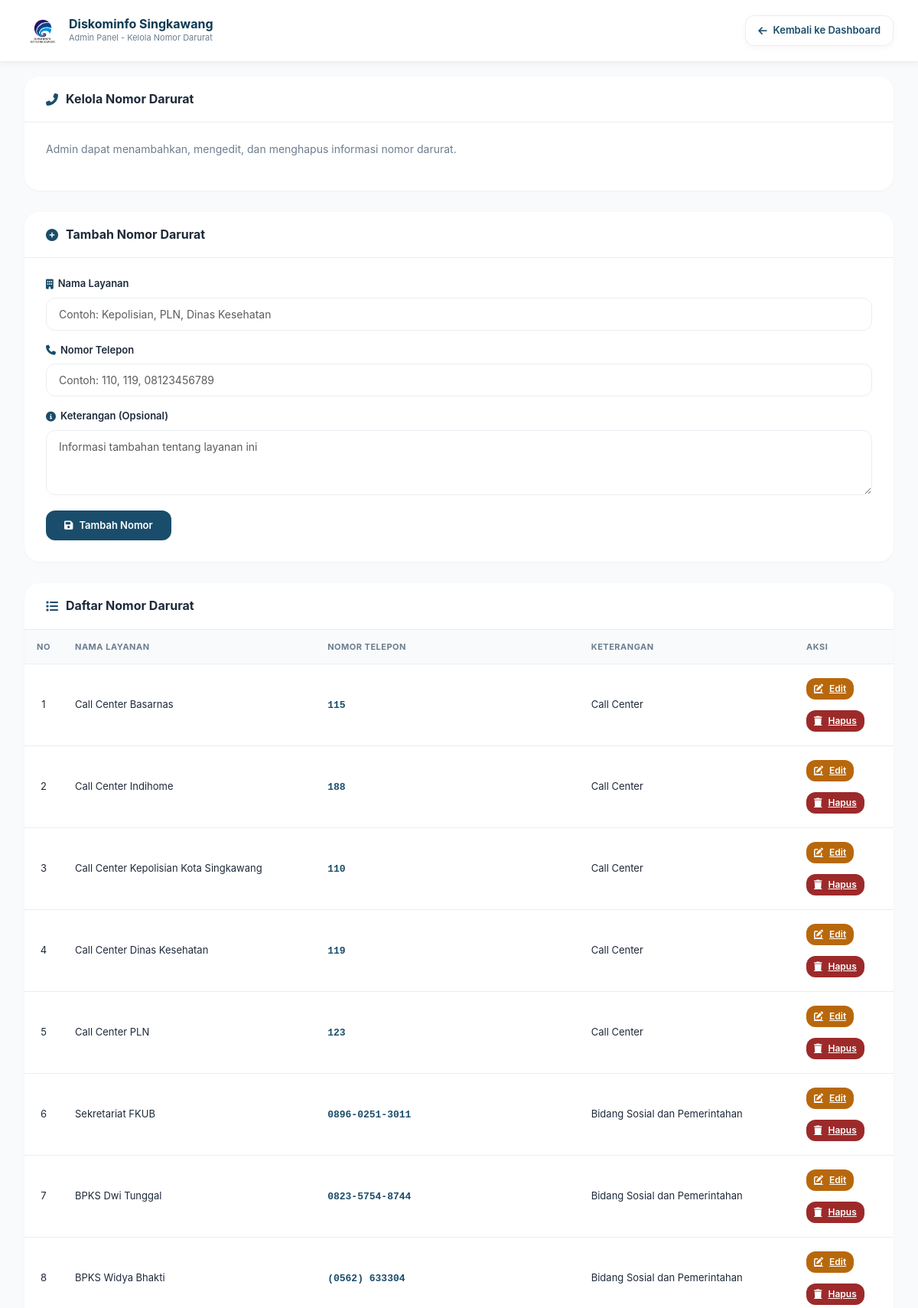
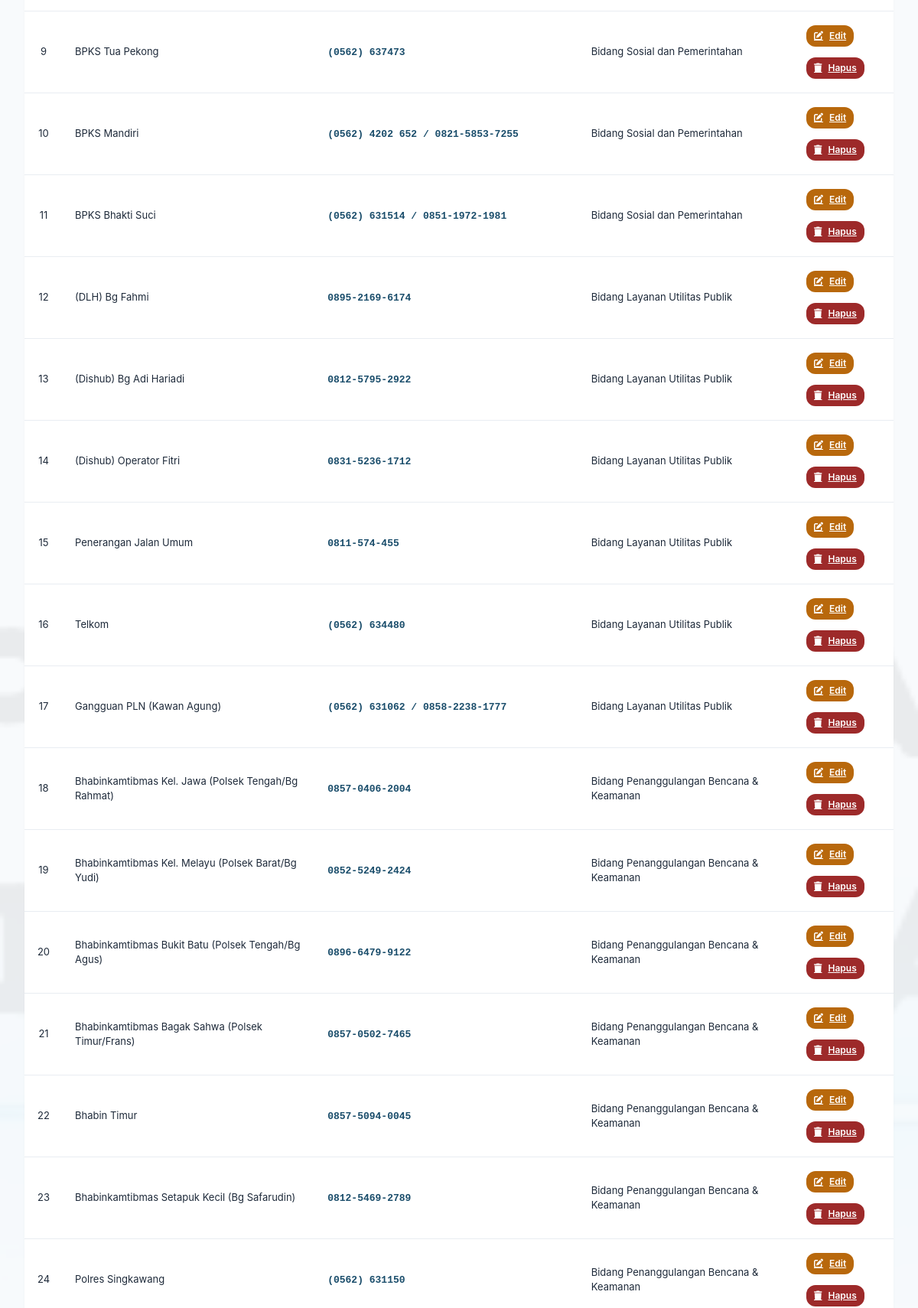
/nomor_darurat.php (signed in, upper part), run on the app's committed database (2 pictures, top to bottom).
### tables this page shows
CREATE TABLE `nomor_darurat` (
  `id` int NOT NULL,
  `nama_layanan` varchar(100) NOT NULL,
  `nomor_telepon` varchar(255) NOT NULL,
  `keterangan` text,
  `created_at` timestamp NULL DEFAULT CURRENT_TIMESTAMP
);

### nomor_darurat.php (the view, shortened to what this page needs)
<?php
include "../config.php";
$editData = null;
$data = mysqli_query($conn,"SELECT * FROM nomor_darurat ORDER BY id DESC");
?>
<!DOCTYPE html>
<html lang="id">
<head>
    <link href="https://cdn.jsdelivr.net/npm/bootstrap@5.3.2/dist/css/bootstrap.min.css" rel="stylesheet">
    <link rel="stylesheet" href="https://cdnjs.cloudflare.com/ajax/libs/font-awesome/6.5.1/css/all.min.css">
</head>
<body>
<div class="top-nav">
    <div class="logo-area">
        <img src="../assets/logo.jpg" alt="Logo Diskominfo" class="logo-img">
        <div class="logo-text">
            <h4>Diskominfo Singkawang</h4>
            <p>Admin Panel - Kelola Nomor Darurat</p>
        </div>
    </div>
    <a href="dashboard.php" class="back-btn">
        <i class="fas fa-arrow-left"></i> <span class="d-none d-sm-inline">Kembali ke Dashboard</span>
    </a>
</div>
<div class="content">
    <div class="card">
        <div class="card-header-custom">
            <h5>
                <i class="fas fa-phone-alt" style="color: var(--primary);"></i>
                Kelola Nomor Darurat
            </h5>
        </div>
        <div class="card-body-custom">
            <p style="color: var(--text-muted); font-size: 14px; margin-bottom: 20px;">
                Admin dapat menambahkan, mengedit, dan menghapus informasi nomor darurat.
            </p>
        </div>
    </div>
    <div class="card">
        <div class="card-header-custom">
            <h5>
                <i class="fas <?= $editData ? 'fa-edit' : 'fa-plus-circle' ?>" style="color: var(--primary);"></i>
                <?= $editData ? "Edit Nomor Darurat" : "Tambah Nomor Darurat" ?>
            </h5>
        </div>
        <div class="card-body-custom">
            <form method="POST">
                <div class="mb-3">
                    <label class="form-label">
                        <i class="fas fa-building"></i> Nama Layanan
                    </label>
                    <input type="text" name="nama_layanan" class="form-control" required
                        value="<?= $editData ? htmlspecialchars($editData['nama_layanan']) : "" ?>"
                        placeholder="Contoh: Kepolisian, PLN, Dinas Kesehatan">
                </div>
                <div class="mb-3">
                    <label class="form-label">
                        <i class="fas fa-phone"></i> Nomor Telepon
                    </label>
                    <input type="text" name="nomor_telepon" class="form-control" required
                        value="<?= $editData ? htmlspecialchars($editData['nomor_telepon']) : "" ?>"
                        placeholder="Contoh: 110, 119, 08123456789">
                </div>
                <div class="mb-3">
                    <label class="form-label">
                        <i class="fas fa-info-circle"></i> Keterangan (Opsional)
                    </label>
                    <textarea name="keterangan" class="form-control" rows="3"
                        placeholder="Informasi tambahan tentang layanan ini"><?= $editData ? htmlspecialchars($editData['keterangan']) : "" ?></textarea>
                </div>
                <?php if($editData){ ?>
                    <button type="submit" name="update" class="btn-custom btn-warning-custom">
                        <i class="fas fa-save"></i> Update Data
                    </button>
                    <a href="nomor_darurat.php" class="btn-custom btn-secondary-custom">
                        <i class="fas fa-times"></i> Batal
                    </a>
                <?php } else { ?>
                    <button type="submit" name="tambah" class="btn-custom btn-primary-custom">
                        <i class="fas fa-save"></i> Tambah Nomor
                    </button>
                <?php } ?>
            </form>
        </div>
    </div>
    <div class="card">
        <div class="card-header-custom">
            <h5>
                <i class="fas fa-list" style="color: var(--primary);"></i>
                Daftar Nomor Darurat
            </h5>
        </div>
        <div class="card-body-custom" style="padding: 0;">
            <div class="table-container">
                <table class="table-custom">
                    <thead>
                        <tr>
                            <th style="width: 50px;">No</th>
                            <th>Nama Layanan</th>
                            <th>Nomor Telepon</th>
                            <th>Keterangan</th>
                            <th style="width: 130px;">Aksi</th>
                        </tr>
                    </thead>
                    <tbody>
                    <?php
                    $no = 1;
                    if(mysqli_num_rows($data) > 0){
                    while($row = mysqli_fetch_assoc($data)){
                    ?>
                        <tr>
                            <td style="text-align: center;"><?= $no++ ?></td>
                            <td><?= htmlspecialchars($row['nama_layanan']) ?></td>
                            <td><span class="phone-number"><?= htmlspecialchars($row['nomor_telepon']) ?></span></td>
                            <td><?= htmlspecialchars($row['keterangan']) ?: '<span style="color: var(--text-muted);">-</span>' ?></td>
                            <td>
                                <div style="display: flex; gap: 6px; flex-wrap: wrap;">
                                    <a href="?edit=<?= $row['id'] ?>" class="btn-custom btn-warning-custom" style="padding: 5px 10px; font-size: 12px;">
                                        <i class="fas fa-edit"></i> <span class="d-none d-md-inline">Edit</span>
                                    </a>
                                    <a href="?delete=<?= $row['id'] ?>" class="btn-custom btn-danger-custom" style="padding: 5px 10px; font-size: 12px;"
                                       onclick="return confirm('Yakin ingin menghapus data ini?')">
                                        <i class="fas fa-trash"></i> <span class="d-none d-md-inline">Hapus</span>
                                    </a>
                                </div>
                            </td>
                        </tr>
                    <?php } } ?>
                    </tbody>
                </table>
            </div>
        </div>
    </div>
</div>
</body>
</html>

### data on the page
nomor_darurat: nama_layanan "Call Center Basarnas", nomor_telepon "115", keterangan "Call Center"
nomor_darurat: nama_layanan "Call Center Indihome", nomor_telepon "188", keterangan "Call Center"
nomor_darurat: nama_layanan "Call Center Kepolisian Kota Singkawang", nomor_telepon "110", keterangan "Call Center"
nomor_darurat: nama_layanan "Call Center Dinas Kesehatan", nomor_telepon "119", keterangan "Call Center"
nomor_darurat: nama_layanan "Call Center PLN", nomor_telepon "123", keterangan "Call Center"
nomor_darurat: nama_layanan "Sekretariat FKUB", nomor_telepon "0896-0251-3011", keterangan "Bidang Sosial dan Pemerintahan"
nomor_darurat: nama_layanan "BPKS Dwi Tunggal", nomor_telepon "0823-5754-8744", keterangan "Bidang Sosial dan Pemerintahan"
nomor_darurat: nama_layanan "BPKS Widya Bhakti", nomor_telepon "(0562) 633304", keterangan "Bidang Sosial dan Pemerintahan"
nomor_darurat: nama_layanan "BPKS Tua Pekong", nomor_telepon "(0562) 637473", keterangan "Bidang Sosial dan Pemerintahan"
nomor_darurat: nama_layanan "BPKS Mandiri", nomor_telepon "(0562) 4202 652 / 0821-5853-7255", keterangan "Bidang Sosial dan Pemerintahan"
nomor_darurat: nama_layanan "BPKS Bhakti Suci", nomor_telepon "(0562) 631514 / 0851-1972-1981", keterangan "Bidang Sosial dan Pemerintahan"
nomor_darurat: nama_layanan "(DLH) Bg Fahmi", nomor_telepon "0895-2169-6174", keterangan "Bidang Layanan Utilitas Publik"
nomor_darurat: nama_layanan "(Dishub) Bg Adi Hariadi", nomor_telepon "0812-5795-2922", keterangan "Bidang Layanan Utilitas Publik"
nomor_darurat: nama_layanan "(Dishub) Operator Fitri", nomor_telepon "0831-5236-1712", keterangan "Bidang Layanan Utilitas Publik"
nomor_darurat: nama_layanan "Penerangan Jalan Umum", nomor_telepon "0811-574-455", keterangan "Bidang Layanan Utilitas Publik"
nomor_darurat: nama_layanan "Telkom", nomor_telepon "(0562) 634480", keterangan "Bidang Layanan Utilitas Publik"
nomor_darurat: nama_layanan "Gangguan PLN (Kawan Agung)", nomor_telepon "(0562) 631062 / 0858-2238-1777", keterangan "Bidang Layanan Utilitas Publik"
nomor_darurat: nama_layanan "Bhabinkamtibmas Kel. Jawa (Polsek Tengah/Bg Rahmat)", nomor_telepon "0857-0406-2004", keterangan "Bidang Penanggulangan Bencana & Keamanan"
nomor_darurat: nama_layanan "Bhabinkamtibmas Kel. Melayu (Polsek Barat/Bg Yudi)", nomor_telepon "0852-5249-2424", keterangan "Bidang Penanggulangan Bencana & Keamanan"
nomor_darurat: nama_layanan "Bhabinkamtibmas Bukit Batu (Polsek Tengah/Bg Agus)", nomor_telepon "0896-6479-9122", keterangan "Bidang Penanggulangan Bencana & Keamanan"
nomor_darurat: nama_layanan "Bhabinkamtibmas Bagak Sahwa (Polsek Timur/Frans)", nomor_telepon "0857-0502-7465", keterangan "Bidang Penanggulangan Bencana & Keamanan"
nomor_darurat: nama_layanan "Bhabin Timur", nomor_telepon "0857-5094-0045", keterangan "Bidang Penanggulangan Bencana & Keamanan"
nomor_darurat: nama_layanan "Bhabinkamtibmas Setapuk Kecil (Bg Safarudin)", nomor_telepon "0812-5469-2789", keterangan "Bidang Penanggulangan Bencana & Keamanan"
nomor_darurat: nama_layanan "Polres Singkawang", nomor_telepon "(0562) 631150", keterangan "Bidang Penanggulangan Bencana & Keamanan"
